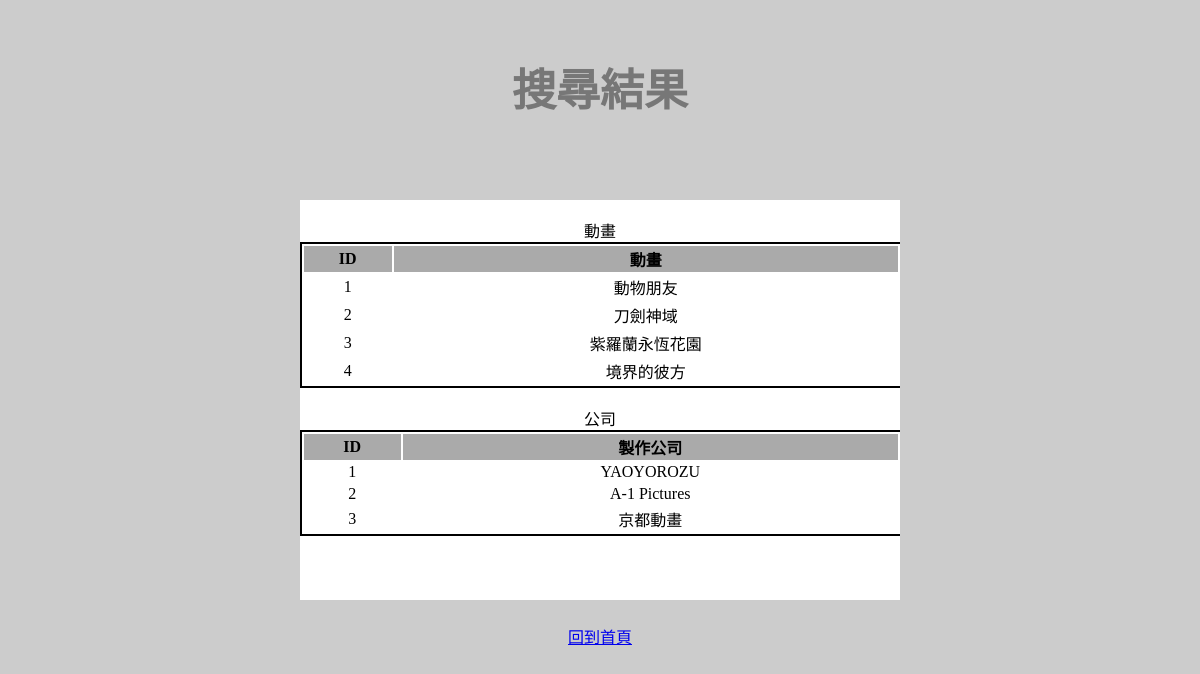
The app's page /searchResult.php, older data.
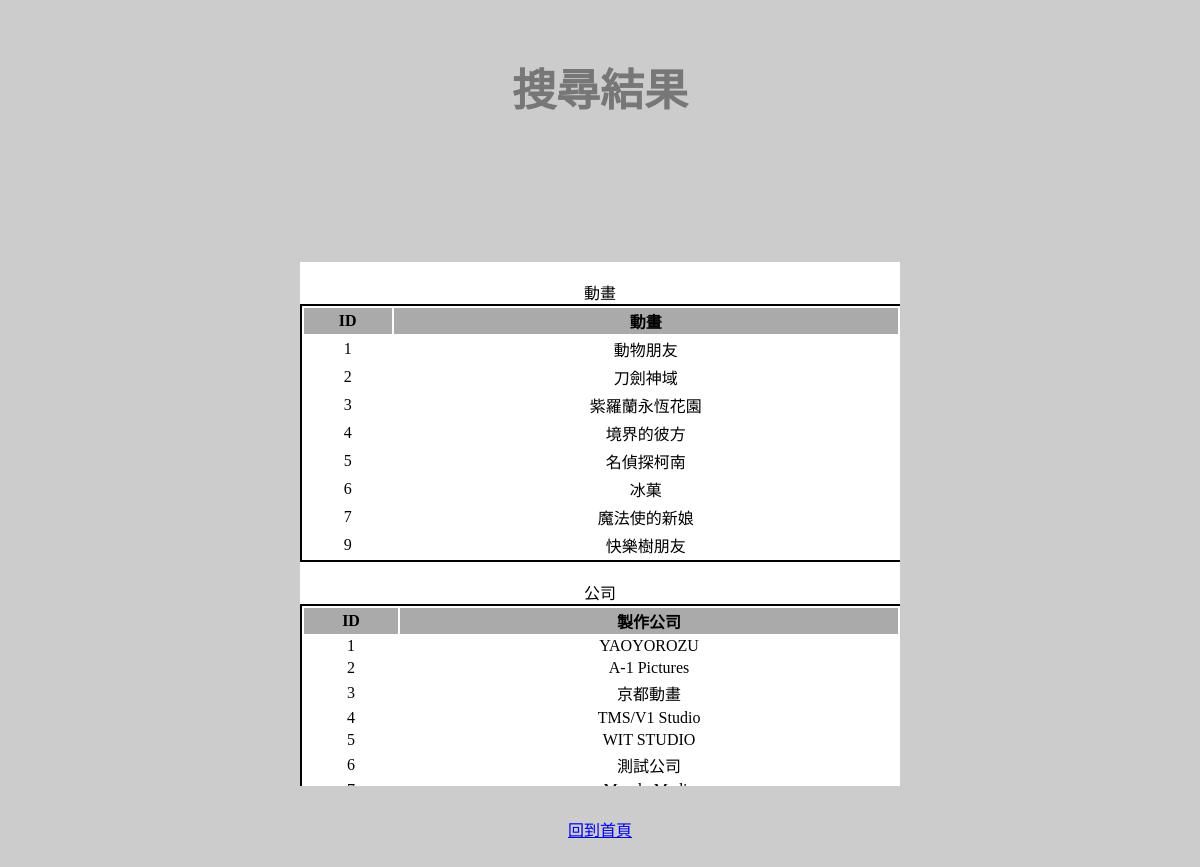
The same page, newer data.
### tables this page shows
CREATE TABLE `anime` (
  `id` int(6) NOT NULL,
  `name` varchar(20) NOT NULL
);

CREATE TABLE `company` (
  `id` int(6) NOT NULL,
  `name` varchar(20) NOT NULL
);

### searchResult.php (the view, shortened to what this page needs)
<html>
<head>
<link rel="stylesheet" href="./style/style.css">
</head>
<body>
<br><h1>搜尋結果</h1>
<a id="search" href="index.php">回到首頁</a><br><br>
<center id="paper">
<?php
$name = $_POST[_name];
echo "<br>動畫<br>";
$sql = "Select * from anime where name like '%".$name."%' order by id";
$result = mysql_query($sql) or die("Error Message:".mysql_error( ));
$main .='<table border="0" cellspacing="0" cellpadding="0" width="396">
         <tr>
			<td class="bodyText">';
$main .='	<table>
			<tr class="title"><td>ID</td> <td>動畫</td></tr>';
		while ( list($a,$b) = mysql_fetch_row($result) ){
			$main .="<tr class='content'><td>$a</td><td>$b </td>";
	}
$main .='</table></td></tr></table>';
$sql = "Select * from company where name like '%".$name."%' order by id";
$result = mysql_query($sql) or die("Error Message:".mysql_error( ));
$main .='<br>公司<br>';
$main .='<table border="0" cellspacing="0" cellpadding="0" width="396">
         <tr>
			<td>';
$main .='	<table>
			<tr class="title"><td>ID</td> <td>製作公司</td></tr>';
		while ( list($a,$b) = mysql_fetch_row($result) ){
			$main .="<tr class='content'><td>$a</td><td>$b </td>";
	}
$main .='</table></td></tr></table>';
echo $main;
?>
</center>
</body>
</html>

### style/style.css (style rules this page uses)
body { background-color: #CCC; font-family: 'Slabo 27px', serif; }
h1 { color: #777; font-size: 44px; text-align: center; }
table { border: 1px solid black; width: 600px; }
#paper { position: absolute; background-color: #fff; height: 50%; width: 50%; top: 50%; left: 50%; transform: translate(-50%, -50%); overflow-y: scroll; }
#search { position: absolute; top: 78%; left: 50%; transform: translate(-50%, 0%); }
.title { font-weight: bold; text-align: center; background-color: #AAA; }
.content { text-align: center; }

Row changes from the older to the newer data that the page shows:
added anime: id "5", name "名偵探柯南"
added anime: id "6", name "冰菓"
added anime: id "7", name "魔法使的新娘"
added anime: id "9", name "快樂樹朋友"
added company: id "4", name "TMS/V1 Studio"
added company: id "5", name "WIT STUDIO"
added company: id "6", name "測試公司"
